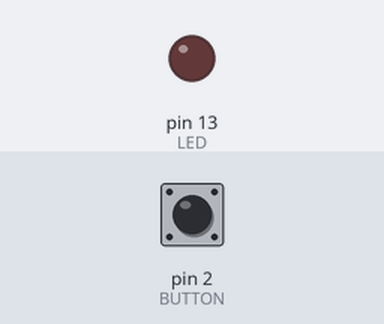
The sketch below on a simulated Arduino Uno, built with avr-gcc and run on an emulated ATmega328P. Parts: output pins drawn as LEDs (lit = HIGH). Dashed ring = blinking. The inputs (shaded band) are chosen by the test bench; at power-on: pin 2 (BUTTON) HIGH.

Above: at 1.2 s.
1.3 s: pin 2 (BUTTON) pulled LOW for 3.2 s
At 2.1 s:
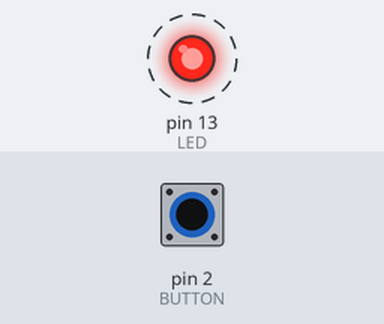
Timing chart, 0 to 5.8 s (numbered marks = the images above; inputs shaded):
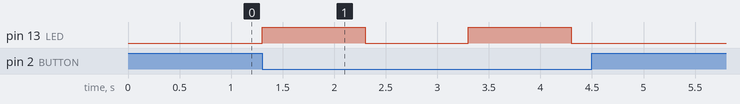

The sketch:

sketch.ino
```cpp
#define LED 13
#define BUTTON 2

void setup()
{
    pinMode(LED, OUTPUT);
    pinMode(BUTTON, INPUT_PULLUP);
}

void loop()
{
    int buttonState = digitalRead(BUTTON);

    if (buttonState == LOW)
    {
        digitalWrite(LED, HIGH);
        delay(1000);

        digitalWrite(LED, LOW);
        delay(1000);
    }
    else
    {
        digitalWrite(LED, LOW);
    }
}
```

Measured:
- after the input at 1.3 s, pin 13 (LED): alternates HIGH for 1.0 s and LOW for 1.0 s, 4 changes in all, then stays LOW, starting at once
